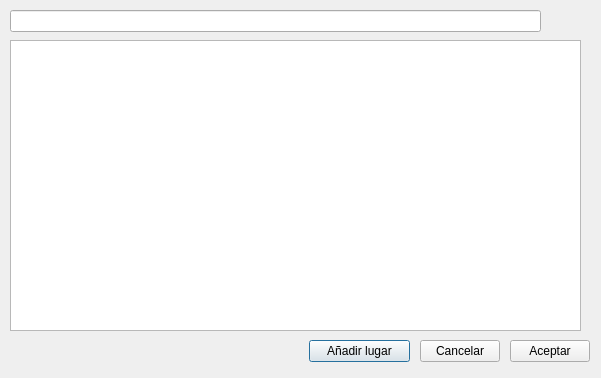
<?xml version="1.0" encoding="UTF-8"?>
<ui version="4.0">
 <class>dlgSeleccionarLugar</class>
 <widget class="QDialog" name="dlgSeleccionarLugar">
  <property name="geometry">
   <rect>
    <x>0</x>
    <y>0</y>
    <width>601</width>
    <height>378</height>
   </rect>
  </property>
  <property name="windowTitle">
   <string>Dialog</string>
  </property>
  <widget class="QTableView" name="twLugares">
   <property name="geometry">
    <rect>
     <x>10</x>
     <y>40</y>
     <width>571</width>
     <height>291</height>
    </rect>
   </property>
  </widget>
  <widget class="QLineEdit" name="txtFiltroLugar">
   <property name="geometry">
    <rect>
     <x>10</x>
     <y>10</y>
     <width>531</width>
     <height>22</height>
    </rect>
   </property>
  </widget>
  <widget class="QPushButton" name="btAnadirLugar">
   <property name="geometry">
    <rect>
     <x>309</x>
     <y>340</y>
     <width>101</width>
     <height>22</height>
    </rect>
   </property>
   <property name="text">
    <string>Añadir lugar</string>
   </property>
  </widget>
  <widget class="QPushButton" name="btCancelar">
   <property name="geometry">
    <rect>
     <x>420</x>
     <y>340</y>
     <width>80</width>
     <height>22</height>
    </rect>
   </property>
   <property name="text">
    <string>Cancelar</string>
   </property>
  </widget>
  <widget class="QPushButton" name="btOK">
   <property name="geometry">
    <rect>
     <x>510</x>
     <y>340</y>
     <width>80</width>
     <height>22</height>
    </rect>
   </property>
   <property name="text">
    <string>Aceptar</string>
   </property>
  </widget>
 </widget>
 <resources/>
 <connections/>
</ui>
